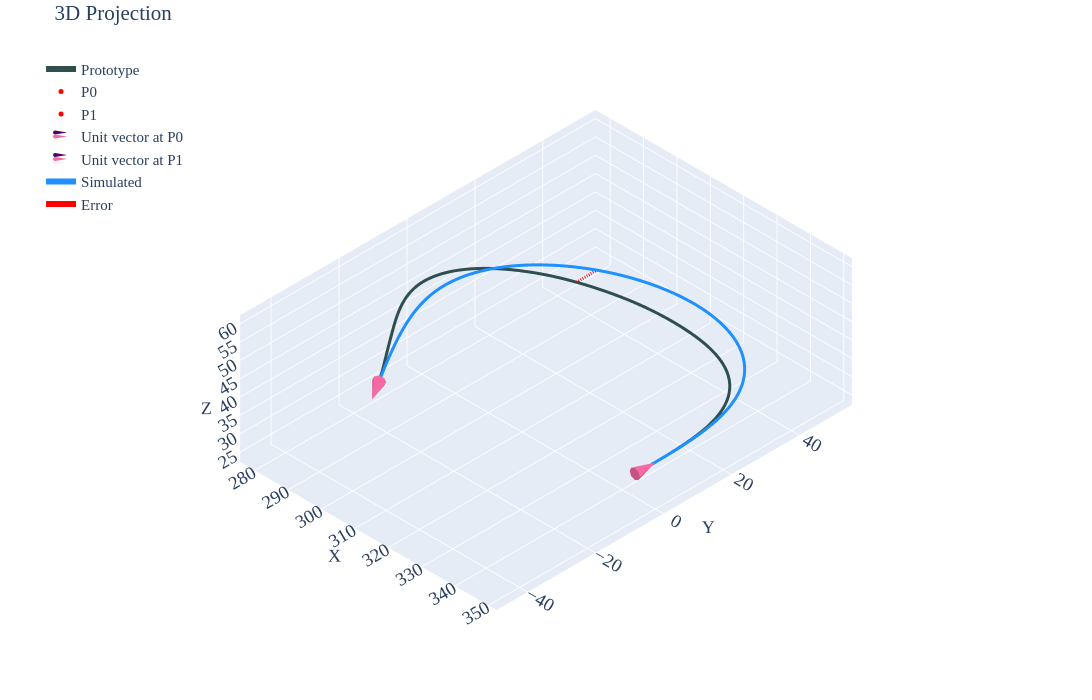

The notebook cell this image was saved under:
### Code cell
#| label: p2c1

gravity_looper(psit=2,case=1,base_radius=2.187,pfix='radius-sens\\radius-90-2187\\')
